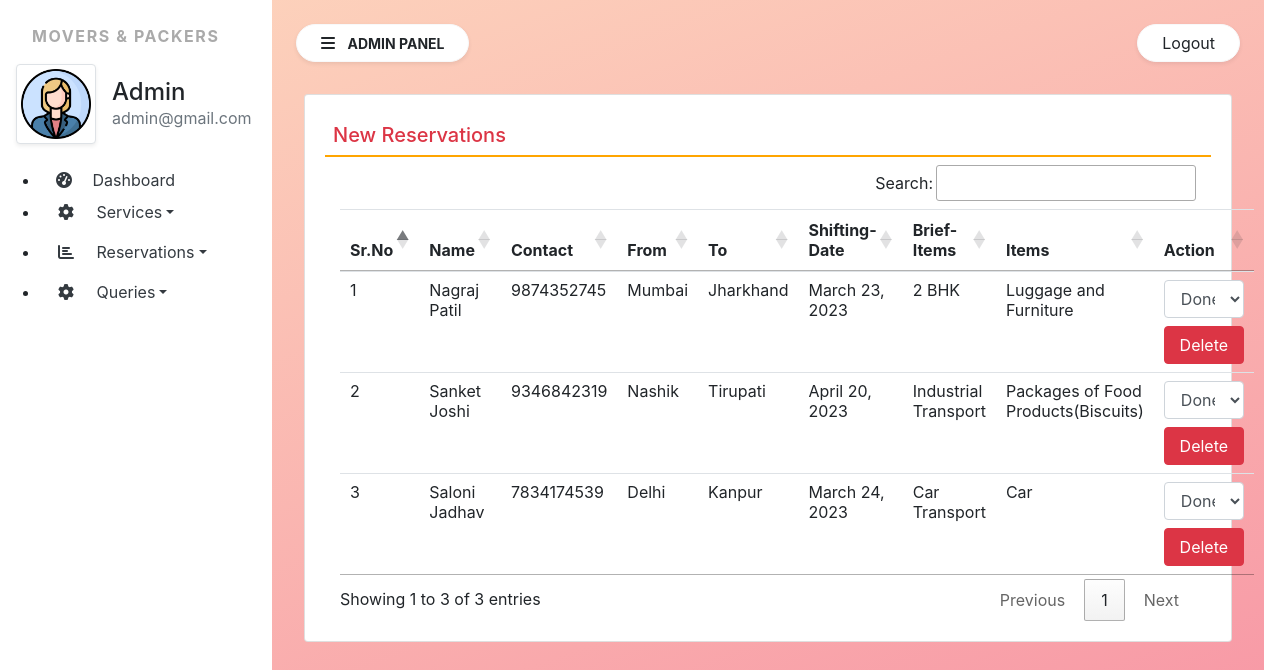
/new_booking (signed in), run on the app's committed database.
### moverspackers/models.py (models this page shows, shortened)
class SiteUser(models.Model):
    name = models.CharField(max_length=100, null=True)
    email = models.CharField(max_length=100, null=True)
    mobile = models.CharField(max_length=15,null=True)
    location = models.CharField(max_length=200, null=True)
    shiftingloc = models.CharField(max_length=200, null=True)
    shiftingdate = models.DateField(null=True)
    briefitems = models.CharField(max_length=100, null=True)
    items = models.CharField(max_length=5000, null=True)
    requestdate = models.DateField(null=True)

### moverspackers/views.py (the view)
# urls.py: path('new_booking',new_booking, name="new_booking"),
def new_booking(request):
    if not request.user.is_authenticated:
        return redirect('admin_login')
    booking =SiteUser.objects.all()
    return render(request,'new_booking.html',locals())

### moverspackers/templates/new_booking.html (shortened to what this page needs)
{% extends 'admin_base.html' %}
{% block main %}
<div class="card m-2">
    <div class="card-body">
        <h5 class="p-2 text-danger" style="border-bottom:2px solid orange">New Reservations</h5>
        <div class="container-fluid">
            <table class="table table-border" id="example">
                <thead>
                  <tr>
                      <th>Sr.No</th>
                      <th>Name</th>
                      <th>Contact</th>
                      <th>From</th>
                      <th>To</th>
                      <th>Shifting-Date</th>
                      <th>Brief-Items</th>
                      <th>Items</th>
                      <th>Action</th>
                  </tr>
                </thead>
                <tbody>
                   {% for i in booking %}
                    <tr>
                        <td>{{forloop.counter}}</td>
                        <td>{{i.name}}</td>
                        <td>{{i.mobile}}</td>
                        <td>{{i.location}}</td>
                        <td>{{i.shiftingloc}}</td>
                         <td>{{i.shiftingdate}}</td>
                         <td>{{i.briefitems}}</td>
                        <td>{{i.items}}</td>
                        <td> <select class="form-control">
                                <option value="Done">Done</option>
                            </select>
                            <a href="{% url 'delete_services' i.id %}" class="btn btn-danger mt-2" style="width:80px"
                            onclick="return confirm('Are you Sure ?')">Delete</a>
                        </td>
                    </tr>
                   {% endfor %}
                </tbody>
            </table>
        </div>
    </div>
</div>
{% endblock %}

### moverspackers/templates/admin_base.html (shortened to what this page needs)
{% load static %}
<html>
<head>
  <link rel="stylesheet" href="https://cdn.jsdelivr.net/npm/bootstrap@4.6.1/dist/css/bootstrap.min.css">
<link rel="stylesheet" href="{% static 'css/sidebar.css' %}">
<link rel="stylesheet" href="https://use.fontawesome.com/releases/v5.8.1/css/all.css">
<link rel="stylesheet" href="path/to/font-awesome/css/font-awesome.min.css">
  <link rel="stylesheet" href="https://cdn.datatables.net/1.13.1/css/jquery.dataTables.min.css">
<link rel="stylesheet" href="https://cdn.datatables.net/buttons/2.3.2/css/buttons.dataTables.min.css">
</head>
<body>
<div class="bg-white vertical-nav" id="sidebar" >
<div class="py-4 px-3 bg-white">
    <p class="font-weight-bold text-uppercase px-3 sidebars-title">Movers & Packers</p>
  <div class="media d-flex align-items-center">
      <img src="/static/images/log.png" width="80" height="80" class="mr-3 img-thumbnail shadow-sm">
    <div class="media-body">
      <h4 class="mb-0">Admin</h4>
      <p class="text-muted mb-0">{{request.user.email}}</p>
    </div>
  </div>
</div>
  <ul class="nav-flex-column bg-white">
    <li class="nav-item px-3">
      <a href="{% url 'admin_home' %}" class="text-dark" >
        <i class="fa fa-tachometer-alt  mr-3" aria-hidden="true"></i>
        Dashboard</a>
    </li>
    <li class="nav-item dropdown">
      <a href="#" class="nav-link dropdown-toggle text-dark" id="navbardrop" data-toggle="dropdown">
        <i class="fa fa-cog  fa-fw mr-3"></i>
        Services</a>
    </li>
        <li class="nav-item dropdown">
      <a href="#" class="nav-link dropdown-toggle text-dark" id="navbardrop" data-toggle="dropdown">
        <i class="fas fa-chart-bar fa-fw mr-3 "></i>
        Reservations</a>
    </li>
      <li class="nav-item dropdown">
      <a href="#" class="nav-link dropdown-toggle text-dark" id="navbardrop" data-toggle="dropdown">
        <i class="fa fa-cog  fa-fw mr-3"></i>
        Queries</a>
    </li>
  </ul>
</div>
<div class="page-content p-4" id="content">
  <a href="{% url 'logout' %}" title="logout" class="btn btn-light bg-white rounded-pill shadow-sm px-4 mb-4 float-right">Logout</a>
  <button id="sidebarCollapse" type="button" class="btn btn-light bg-white rounded-pill shadow-sm px-4 mb-4">
    <i class="fas fa-bars mr-2"></i>
    <small class="text-uppercase font-weight-bold">Admin Panel</small>
  </button>
  {% block main %}
  {% endblock %}
</div>
</body>
</html>

### moverspackers/static/css/sidebar.css (style rules this page uses)
.sidebars-title { letter-spacing:0.1em; color:#aaa }
body { background-image: linear-gradient(-20deg, #f794a4 0%, #fdd6bd 100%); min-height:100vh; }
.vertical-nav { min-width:17rem; width:17rem; height:100vh; position:fixed; top:0; left:0; transition:all 0.4s }
.page-content { width:calc(100%-17rem); margin-left:17rem; transition:all 0.4s }

### data on the page
SiteUser: name "Nagraj Patil", mobile "9874352745", location "Mumbai", shiftingloc "Jharkhand", shiftingdate "March 23, 2023", briefitems "2 BHK", items "Luggage and Furniture"
SiteUser: name "Sanket Joshi", mobile "9346842319", location "Nashik", shiftingloc "Tirupati", shiftingdate "April 20, 2023", briefitems "Industrial Transport", items "Packages of Food Products(Biscuits)"
SiteUser: name "Saloni Jadhav", mobile "7834174539", location "Delhi", shiftingloc "Kanpur", shiftingdate "March 24, 2023", briefitems "Car Transport", items "Car"

### other printed values
{{ request.user.email }} "admin@gmail.com"
